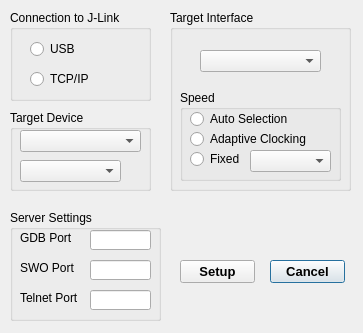
<?xml version="1.0" encoding="UTF-8"?>
<ui version="4.0">
 <class>ConfigDialog</class>
 <widget class="QDialog" name="ConfigDialog">
  <property name="geometry">
   <rect>
    <x>0</x>
    <y>0</y>
    <width>363</width>
    <height>333</height>
   </rect>
  </property>
  <property name="windowTitle">
   <string>Dialog</string>
  </property>
  <widget class="QGroupBox" name="groupBox">
   <property name="geometry">
    <rect>
     <x>10</x>
     <y>10</y>
     <width>141</width>
     <height>91</height>
    </rect>
   </property>
   <property name="title">
    <string>Connection to J-Link</string>
   </property>
   <widget class="QRadioButton" name="usbradio">
    <property name="geometry">
     <rect>
      <x>20</x>
      <y>30</y>
      <width>83</width>
      <height>18</height>
     </rect>
    </property>
    <property name="text">
     <string>USB</string>
    </property>
   </widget>
   <widget class="QRadioButton" name="radioButton_2">
    <property name="geometry">
     <rect>
      <x>20</x>
      <y>60</y>
      <width>83</width>
      <height>18</height>
     </rect>
    </property>
    <property name="text">
     <string>TCP/IP</string>
    </property>
   </widget>
  </widget>
  <widget class="QPushButton" name="pushButton_2">
   <property name="geometry">
    <rect>
     <x>270</x>
     <y>260</y>
     <width>75</width>
     <height>23</height>
    </rect>
   </property>
   <property name="font">
    <font>
     <pointsize>10</pointsize>
     <weight>75</weight>
     <bold>true</bold>
    </font>
   </property>
   <property name="text">
    <string>Cancel</string>
   </property>
  </widget>
  <widget class="QGroupBox" name="groupBox_3">
   <property name="geometry">
    <rect>
     <x>170</x>
     <y>10</y>
     <width>181</width>
     <height>181</height>
    </rect>
   </property>
   <property name="title">
    <string>Target Interface</string>
   </property>
   <widget class="QComboBox" name="tintcombo">
    <property name="geometry">
     <rect>
      <x>30</x>
      <y>40</y>
      <width>121</width>
      <height>22</height>
     </rect>
    </property>
   </widget>
   <widget class="QGroupBox" name="groupBox_4">
    <property name="geometry">
     <rect>
      <x>10</x>
      <y>80</y>
      <width>161</width>
      <height>91</height>
     </rect>
    </property>
    <property name="title">
     <string>Speed</string>
    </property>
    <widget class="QRadioButton" name="radioButton_3">
     <property name="geometry">
      <rect>
       <x>10</x>
       <y>40</y>
       <width>121</width>
       <height>18</height>
      </rect>
     </property>
     <property name="text">
      <string>Adaptive Clocking</string>
     </property>
    </widget>
    <widget class="QRadioButton" name="fixedradio">
     <property name="geometry">
      <rect>
       <x>10</x>
       <y>60</y>
       <width>51</width>
       <height>18</height>
      </rect>
     </property>
     <property name="text">
      <string>Fixed</string>
     </property>
    </widget>
    <widget class="QRadioButton" name="radioButton_5">
     <property name="geometry">
      <rect>
       <x>10</x>
       <y>20</y>
       <width>121</width>
       <height>18</height>
      </rect>
     </property>
     <property name="text">
      <string>Auto Selection</string>
     </property>
    </widget>
    <widget class="QComboBox" name="speedcombo">
     <property name="geometry">
      <rect>
       <x>70</x>
       <y>60</y>
       <width>81</width>
       <height>22</height>
      </rect>
     </property>
    </widget>
   </widget>
  </widget>
  <widget class="QGroupBox" name="groupBox_5">
   <property name="geometry">
    <rect>
     <x>10</x>
     <y>210</y>
     <width>151</width>
     <height>111</height>
    </rect>
   </property>
   <property name="title">
    <string>Server Settings</string>
   </property>
   <widget class="QLabel" name="label">
    <property name="geometry">
     <rect>
      <x>10</x>
      <y>20</y>
      <width>61</width>
      <height>16</height>
     </rect>
    </property>
    <property name="text">
     <string>GDB Port</string>
    </property>
   </widget>
   <widget class="QLabel" name="label_2">
    <property name="geometry">
     <rect>
      <x>10</x>
      <y>50</y>
      <width>61</width>
      <height>16</height>
     </rect>
    </property>
    <property name="text">
     <string>SWO Port</string>
    </property>
   </widget>
   <widget class="QLabel" name="label_3">
    <property name="geometry">
     <rect>
      <x>10</x>
      <y>80</y>
      <width>61</width>
      <height>16</height>
     </rect>
    </property>
    <property name="text">
     <string>Telnet Port</string>
    </property>
   </widget>
   <widget class="QLineEdit" name="gdblineEdit">
    <property name="geometry">
     <rect>
      <x>80</x>
      <y>20</y>
      <width>61</width>
      <height>20</height>
     </rect>
    </property>
   </widget>
   <widget class="QLineEdit" name="swolineEdit">
    <property name="geometry">
     <rect>
      <x>80</x>
      <y>50</y>
      <width>61</width>
      <height>20</height>
     </rect>
    </property>
   </widget>
   <widget class="QLineEdit" name="telnetlineEdit">
    <property name="geometry">
     <rect>
      <x>80</x>
      <y>80</y>
      <width>61</width>
      <height>20</height>
     </rect>
    </property>
   </widget>
  </widget>
  <widget class="QPushButton" name="pushButton">
   <property name="geometry">
    <rect>
     <x>180</x>
     <y>260</y>
     <width>75</width>
     <height>23</height>
    </rect>
   </property>
   <property name="font">
    <font>
     <pointsize>10</pointsize>
     <weight>75</weight>
     <bold>true</bold>
    </font>
   </property>
   <property name="text">
    <string>Setup</string>
   </property>
  </widget>
  <widget class="QGroupBox" name="groupBox_2">
   <property name="geometry">
    <rect>
     <x>10</x>
     <y>110</y>
     <width>141</width>
     <height>81</height>
    </rect>
   </property>
   <property name="title">
    <string>Target Device</string>
   </property>
   <widget class="QComboBox" name="endiancombo">
    <property name="geometry">
     <rect>
      <x>10</x>
      <y>50</y>
      <width>101</width>
      <height>22</height>
     </rect>
    </property>
   </widget>
   <widget class="QComboBox" name="tdevicecombo">
    <property name="geometry">
     <rect>
      <x>10</x>
      <y>20</y>
      <width>121</width>
      <height>22</height>
     </rect>
    </property>
   </widget>
  </widget>
 </widget>
 <resources/>
 <connections/>
</ui>
